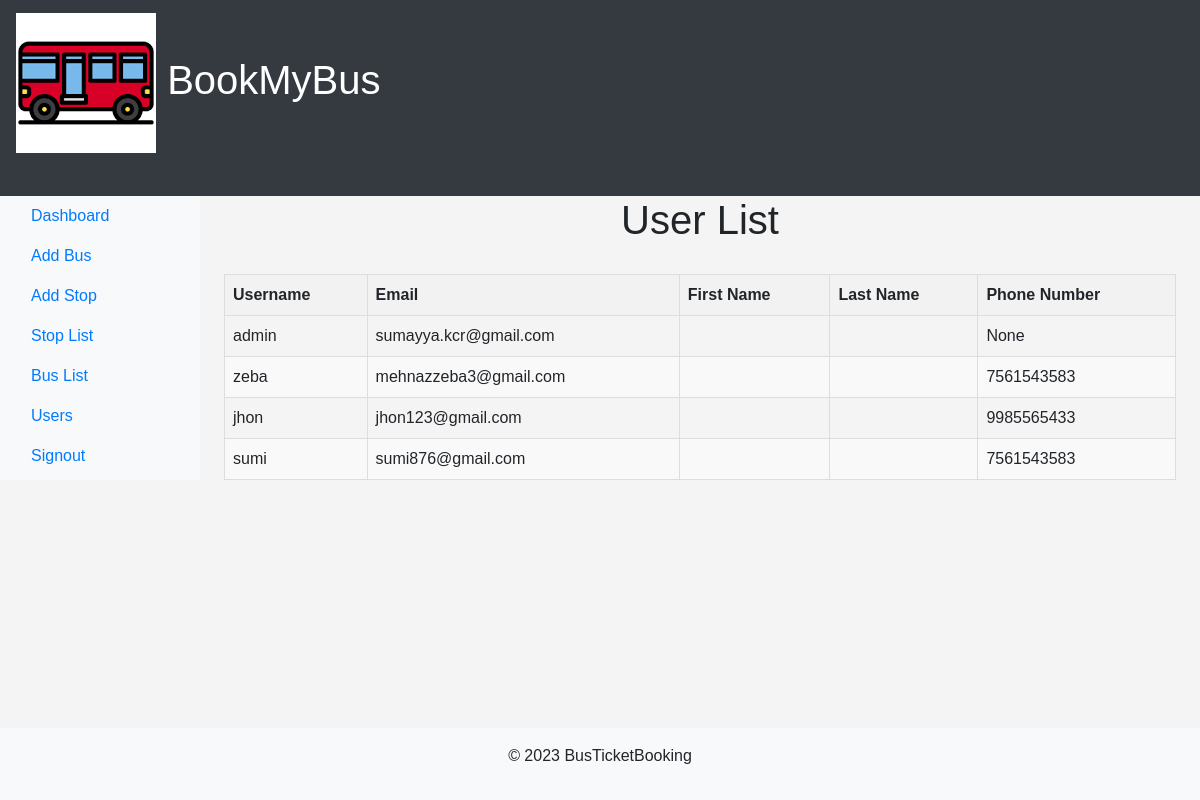
Page /adminapp/users_list (signed in) on the committed database.
### app1/models.py (models this page shows, shortened)
class CustomUser(AbstractUser):
    phone_number = models.CharField(max_length=15, blank=True, null=True)

### adminapp/views.py (the view)
# urls.py: path('users_list',views.user_list,name='users_list'),
def user_list(request):
    users=CustomUser.objects.all()
    return render(request,'user_list.html',{'users':users})

### project_templates/user_list.html (shortened to what this page needs)
{% extends 'base_admin.html' %}
{% block content %}
    <h1>User List</h1>
    <table>
        <thead>
            <tr>
                <th>Username</th>
                <th>Email</th>
                <th>First Name</th>
                <th>Last Name</th>
                <th>Phone Number</th>
            </tr>
        </thead>
        <tbody>
            {% for user in users %}
            <tr>
                <td>{{ user.username }}</td>
                <td>{{ user.email }}</td>
                <td>{{ user.first_name }}</td>
                <td>{{ user.last_name }}</td>
                <td>{{ user.phone_number }}</td>
            </tr>
            {% endfor %}
        </tbody>
    </table>
{% endblock %}

### project_templates/user_list.html (style rules this page uses)
body { font-family: Arial, sans-serif; margin: 20px; }
h1 { text-align: center; margin-bottom: 30px; }
table { width: 100%; border-collapse: collapse; }
th, td { border: 1px solid #ddd; padding: 8px; text-align: left; }
th { background-color: #f2f2f2; }
tr:nth-child(even) { background-color: #f9f9f9; }

### project_templates/base_admin.html (style rules this page uses)
body { display: flex; flex-direction: column; min-height: 100vh; font-family: Arial, sans-serif; background-color: #f4f4f4; margin: 0; padding: 0; }
h1 { text-align: center; }

### rows in the picture
CustomUser: username "admin", email "sumayya.kcr@gmail.com", phone_number "None"
CustomUser: username "zeba", email "mehnazzeba3@gmail.com", phone_number "7561543583"
CustomUser: username "jhon", email "jhon123@gmail.com", phone_number "9985565433"
CustomUser: username "sumi", email "sumi876@gmail.com", phone_number "7561543583"
